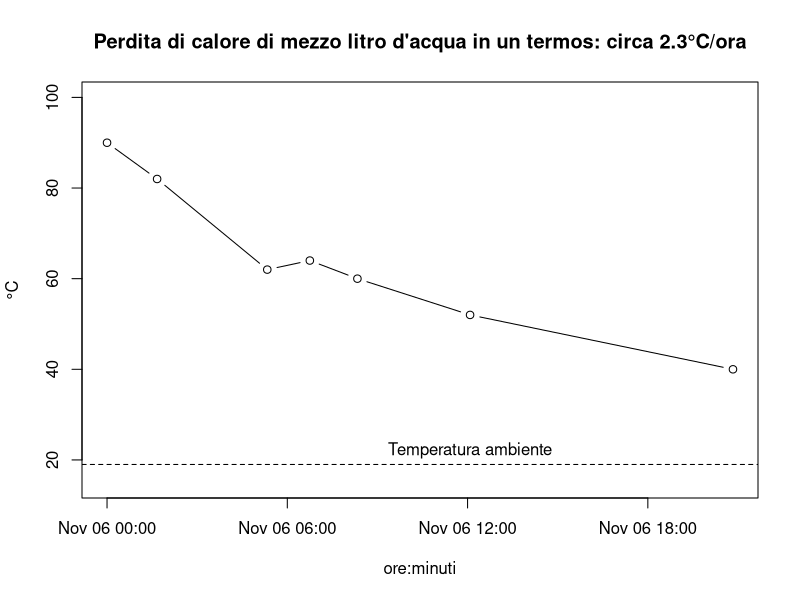

Reproduce this figure in R.
df <- data.frame(time=c("2017-01-21T11:00","2017-01-21T12:40","2017-01-21T16:20",
                        "2017-01-21T17:45","2017-01-21T19:20","2017-01-21T23:05",
                        "2017-01-22T07:50"
)
,temperature=c(90,82,62,64,60,52,40))
df$time <- strptime(df$time, "%Y-%m-%dT%H:%M")

library(lubridate)
time_diff <- as.numeric(difftime(df$time,df$time[1],units = "secs"))
secs <- seconds_to_period(time_diff)
elapsed<-sprintf('%02d:%02d:%02d', hour(secs), minute(secs), second(secs)) 

linear_model <- lm(df$temperature~time_diff)
title <- sprintf("Perdita di calore di mezzo litro d'acqua in un termos: circa %.1f°C/ora",abs(60*60*linear_model$coefficients[2]))
plot(strptime(elapsed, "%H:%M:%S"),df$temperature,type="b",xlab="ore:minuti",ylab="°C",main=title,ylim=c(15,100))
abline(h=19,lty=2)
text(strptime(elapsed, "%H:%M:%S")[6],22,"Temperatura ambiente")

abline(a=linear_model$coefficients[2],b=linear_model$coefficients[1])